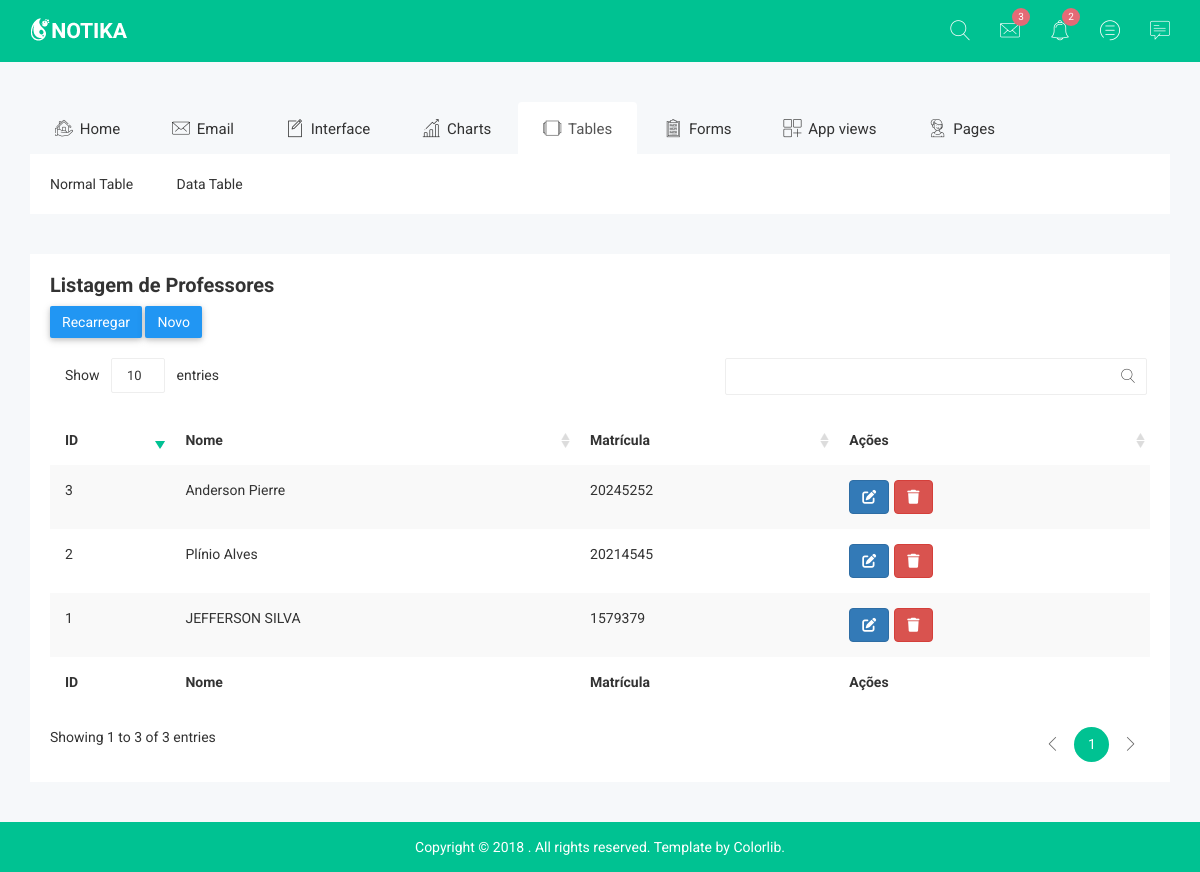
Screenshot of /Aula06_2/controller/professorController.php?acao=listar with the database file from the repository.
### tables this page shows
CREATE TABLE Professor (
    id INTEGER PRIMARY KEY AUTOINCREMENT,
    nome TEXT,
    matricula TEXT UNIQUE
);

### Aula06_2/controller/professorController.php (called while the page is built, shortened)
<?php
include '../model/Professor.php';
include '../bo/ProfessorBO.php';
include 'defaultController.php';
function listar() {
    $professores = ProfessorBO::listar();
    include '../view/professor/listar.php';
}
?>

### Aula06_2/model/ProfessorDAO.php (called while the page is built, shortened)
<?php
require 'conexao_bd.php';
class ProfessorDAO {
	public static function listar() {
		global $db;
		$professores = [ ];
		$consultaSQL = "SELECT * FROM Professor order by id desc";
		$resultado = $db->query($consultaSQL);
		if ($resultado) {
			while ($registro = $resultado->fetchArray(SQLITE3_ASSOC)) {
			   $professor = new Professor($registro['id'], $registro['nome'], $registro['matricula']);
				$professores[] = $professor;
			}
		} else {
			echo "Erro ao executar a consulta: " . $db->lastErrorMsg();
		}
		return $professores;
	}
}
?>

### Aula06_2/bo/professorBO.php (called while the page is built, shortened)
<?php
include '../model/ProfessorDAO.php';
	class ProfessorBO {
		public static function listar() {
			$professores = ProfessorDAO::listar();
			return $professores;
		}
	}
?>

### Aula06_2/model/Professor.php (called while the page is built, shortened)
<?php
class Professor {
    public function __construct($id = null, $nome = null, $matricula = null) {
        if ($id != null) {
            $this->id = $id;
        }
        if ($nome != null) {
            $this->nome = $nome;
        }
        if ($matricula != null) {
            $this->matricula = $matricula;
        }
    }
}
?>

### Aula06_2/view/professor/listar.php (the view, shortened to what this page needs)
<?php include("../view/template/cabecalho.php"); ?>
    <div class="data-table-area">
        <div class="container">
            <div class="row">
                <div class="col-lg-12 col-md-12 col-sm-12 col-xs-12">
                    <div class="data-table-list">
                        <div class="basic-tb-hd">
                            <h2>Listagem de Professores</h2>
                           <button onclick="location='../controller/professorController.php?acao=listar'" class="btn btn-primary notika-btn-primary waves-effect">Recarregar</button>
						   <button onclick="location='../controller/professorController.php?acao=formulario'" class="btn btn-primary notika-btn-primary waves-effect">Novo</button>
                        </div>
                        <div class="table-responsive">
                            <table id="data-table-basic" data-order-by="2" class="table table-striped">
                                <thead>
									  <tr>
									   <th>ID</th>
									   <th>Nome</th>
									   <th>Matrícula</th>
                                       <th>Ações</th>
									  </tr>
                                </thead>
                                <tbody>
								<?php foreach ($professores as $item): ?>
									<tr>
									   <td><?=$item->id ?></td>
									   <td><?=$item->nome ?></td>
									   <td><?=$item->matricula?></td>
                                       <td>
                                            <button type="button" class="btn btn-primary waves-effect" data-toggle="tooltip" data-placement="top" data-original-title="Editar" style="margin-right: 5px;"><i class="fa-solid fa-edit"></i>
                                            <button type="button" class="btn btn-danger waves-effect" data-toggle="tooltip" data-placement="top" data-original-title="Excluir"><i class="fa-solid fa-trash"></i>
                                        </td>
                                    </tr>
								<?php endforeach; ?>
                                </tbody>
                                <tfoot>
									  <tr>
									   <th>ID</th>
									   <th>Nome</th>
									   <th>Matrícula</th>
                                       <th>Ações</th>
									  </tr>
                                </tfoot>
                            </table>
                        </div>
                    </div>
                </div>
            </div>
        </div>
    </div>
<?php include("../view/template/rodape.php"); ?>

### Aula06_2/view/template/css/wave/button.css (style rules this page uses)
.btn-default.notika-btn-default, .btn-info.notika-btn-info, .btn-primary.notika-btn-primary, .btn-success.notika-btn-success, .btn-warning.notika-btn-warning, .btn-danger.notika-btn-danger { box-shadow: 0 2px 5px rgba(0,0,0,.16), 0 2px 10px rgba(0,0,0,.12); border:none; outline:none !important; border-radius:2px; font-size:14px; }
.btn-primary.notika-btn-primary, .btn-primary.notika-gp-primary, .btn-primary.primary-icon-notika { background-color: #2196F3; }

### Aula06_2/view/template/css/main.css (style rules this page uses)
html { color: #222; font-size: 1em; line-height: 1.4; }

### rows the page displays
professor: id "3", nome "Anderson Pierre", matricula "20245252"
professor: id "2", nome "Plínio Alves", matricula "20214545"
professor: id "1", nome "JEFFERSON SILVA", matricula "1579379"
